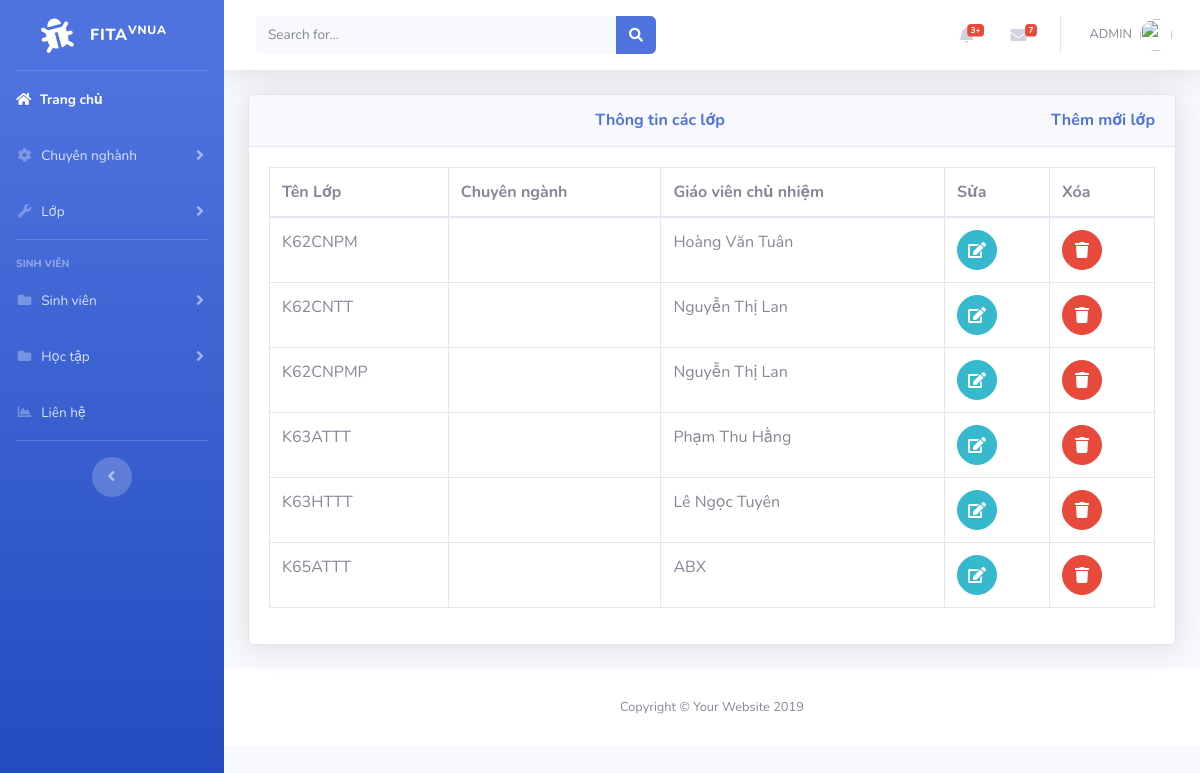
Screenshot of /class.php with the database file from the repository.
### tables this page shows
CREATE TABLE `class` (
  `id` int(11) NOT NULL,
  `tenlop` varchar(50) NOT NULL,
  `id_cn` int(11) NOT NULL,
  `gvcn` varchar(50) NOT NULL
);

### class.php (the view, shortened to what this page needs)
<?php
include('includes/header.php');
include('includes/navbar.php');
include('includes/connect.php');
?>
<div class="container-fluid">
<div class="card shadow mb-4">
  <div class="card-header py-3">
    <h6 class="m-0 font-weight-bold text-primary">Thông tin các lớp
            <a style="float:right" href="add_class.php">
              Thêm mới lớp
            </a>
    </h6>
  </div>
  <div class="card-body">
  <div class="table-responsive">
<?php
$query="SELECT * FROM class";
$query_run=mysqli_query($connect,$query);
 ?>
      <table class="table table-bordered" id="dataTable" width="100%" cellspacing="0">
        <thead>
          <tr>
            <th>Tên Lớp</th>
            <th>Chuyên ngành</th>
            <th>Giáo viên chủ nhiệm</th>
            <th>Sửa</th>
            <th>Xóa</th>
          </tr>
        </thead>
        <tbody>
          <?php
              if(mysqli_num_rows($query_run)>0)
              {
                while($row=mysqli_fetch_assoc($query_run))
                {
                  ?>
                      <tr>
                        <td><?php echo $row['tenlop']; ?></td>
                        <td><?php echo $row['ten_cn']; ?></td>
                        <td><?php echo $row['gvcn']; ?></td>
                        <td>
                            <form action="edit_class.php" method="post">
                                <button  type="submit" name="edit_class" class="btn btn-info btn-circle"><i class="fa fa-edit edit"></i></button>
                            </form>
                        </td>
                        <td>
                            <form action="code.php" method="post">
                              <button onclick="return confirm('Bạn có muốn xóa lớp')" href="code.php?id=<?php echo $row['tenlop'];?>" type="submit" name="delete_class" class="btn btn-danger btn-circle"><i class="fas fa-trash"></i></button>
                            </form>
                        </td>
                      </tr>
                  <?php
                }
              }
              else
              {
                echo "Not found";
              }
           ?>
        </tbody>
      </table>
    </div>
  </div>
</div>
</div>
<?php
include('includes/footer.php');
?>

### rows the page displays
class: tenlop "K62CNPM", gvcn "Hoàng Văn Tuân"
class: tenlop "K62CNTT", gvcn "Nguyễn Thị Lan"
class: tenlop "K62CNPMP", gvcn "Nguyễn Thị Lan"
class: tenlop "K63ATTT", gvcn "Phạm Thu Hằng"
class: tenlop "K63HTTT", gvcn "Lê Ngọc Tuyên"
class: tenlop "K65ATTT", gvcn "ABX"
